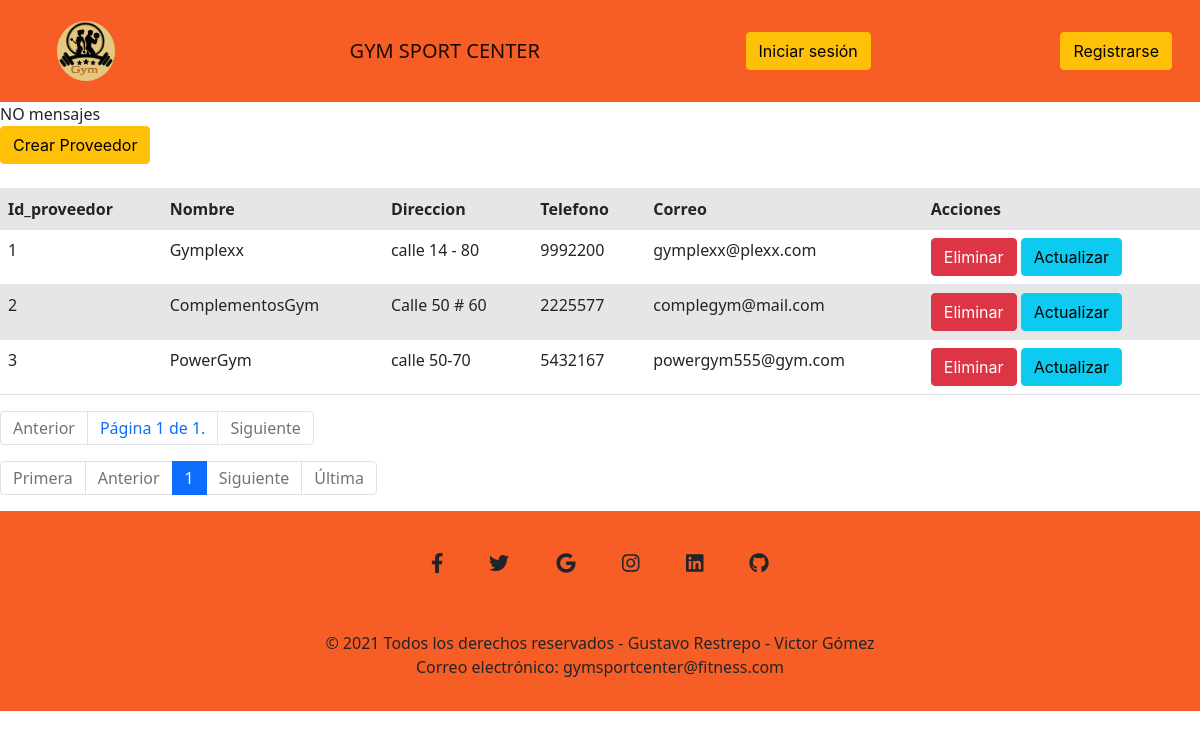
Page /proveedor/ on the committed database.
### gimnasio/models.py (models this page shows, shortened)
class Proveedor(models.Model):
    id_proveedor = models.AutoField(primary_key=True)
    nombre = models.CharField(max_length=254)
    direccion = models.CharField(max_length=254)
    telefono = models.CharField(max_length=15)
    correo = models.EmailField(max_length=200)

### gimnasio/views.py (the view)
# urls.py: path('proveedor/', views.proveedor, name='proveedor'),
def proveedor(request):
    q = Proveedor.objects.all()
    paginator = Paginator(q, 3) # Mostrar 3 compaías por página
    page_number = request.GET.get('page')
    page_obj = paginator.get_page(page_number)
    contexto = { "datos": page_obj }
    return render(request, 'gimnasio/proveedor.html', contexto)

### gimnasio/templates/gimnasio/proveedor.html (shortened to what this page needs)
{% extends 'gimnasio/base.html' %}
{% load static %}
{% block contenedor %}
<link href="https://cdn.jsdelivr.net/npm/bootstrap@5.0.0-beta3/dist/css/bootstrap.min.css" rel="stylesheet">
    {% if messages %}
        {% for registro in messages %}
            {{ registro }}
        {% endfor %}
    {% else %}
        NO mensajes
    {% endif %}
    <a href="{% url 'gimnasio:proveedor-formulario' %}" class="btn btn-warning">Crear Proveedor</a>
    <br><br>
    {% if datos %}
    <table class="table table-striped table-hover">
        <tr>
            <th>Id_proveedor</th>
            <th>Nombre</th>
            <th>Direccion</th>
            <th>Telefono</th>
            <th>Correo</th>
            <th>Acciones</th>
        </tr>
        {% for registro in datos %}
        <tr>
            <td>{{ registro.id_proveedor }}</td>
            <td>{{ registro.nombre }}</td>
            <td>{{ registro.direccion }}</td>
            <td>{{ registro.telefono }}</td>
            <td>{{ registro.correo }}</td>
            <td>
<a onclick="eliminarProveedor('{% url 'gimnasio:eliminar-proveedor' registro.id_proveedor %}')" href="#" class="btn btn-danger">Eliminar</a>
<a href="{% url 'gimnasio:actualizar-proveedor' registro.id_proveedor %}" class="btn btn-info">Actualizar</a>
            </td>
        </tr>
        {% endfor %}
    </table>
    {% else %}
    No hay datos aún.
    {% endif %}
    <ul class="pagination">
        <li class="page-item {% if not datos.has_previous %}disabled{% endif %}"><a class="page-link" href="{% if datos.has_previous %}?page={{ datos.previous_page_number }}{% endif %}">Anterior</a></li>
        <li class="page-item"><a class="page-link">Página {{ datos.number }} de {{ datos.paginator.num_pages }}.</a></li>
        <li class="page-item {% if not datos.has_next %}disabled{% endif %}"><a class="page-link" href="{% if datos.has_next %}?page={{ datos.next_page_number }}{% endif %}">Siguiente</a></li>
    </ul>
    <ul class="pagination">
        <li class="page-item {% if not datos.has_previous %}disabled{% endif %}"><a class="page-link" href="{% if datos.has_previous %}?page=1 {% endif %}">Primera</a></li>
        <li class="page-item {% if not datos.has_previous %}disabled{% endif %}"><a class="page-link" href="{% if datos.has_previous %}?page={{ datos.previous_page_number }} {% endif %}">Anterior</a></li>
        {% for i in datos.paginator.page_range %}
            {% if datos.number == i %}
            <li class="page-item active"><a class="page-link" >{{ i }}</a></li>
            {% else %}
            <li class="page-item"><a class="page-link" href="?page={{ i }}">{{ i }}</a></li>
            {% endif %}
        {% endfor %}
        <li class="page-item {% if not datos.has_next %}disabled{% endif %}"><a class="page-link" href="{% if datos.has_next %}?page={{ datos.next_page_number }} {% endif %}">Siguiente</a></li>
        <li class="page-item {% if not datos.has_next %}disabled{% endif %}"><a class="page-link" href="{% if datos.has_next %}?page={{ datos.paginator.num_pages }} {% endif %}">Última</a></li>
    </ul>
{% endblock %}

### rows in the picture
Proveedor: id_proveedor "1", nombre "Gymplexx", direccion "calle 14 - 80", telefono "9992200", correo "gymplexx@plexx.com"
Proveedor: id_proveedor "2", nombre "ComplementosGym", direccion "Calle 50 # 60", telefono "2225577", correo "complegym@mail.com"
Proveedor: id_proveedor "3", nombre "PowerGym", direccion "calle 50-70", telefono "5432167", correo "powergym555@gym.com"

### other values in the picture
{{ datos.number }} "1"
{{ datos.paginator.num_pages }} "1"
{{ i }} "1"
